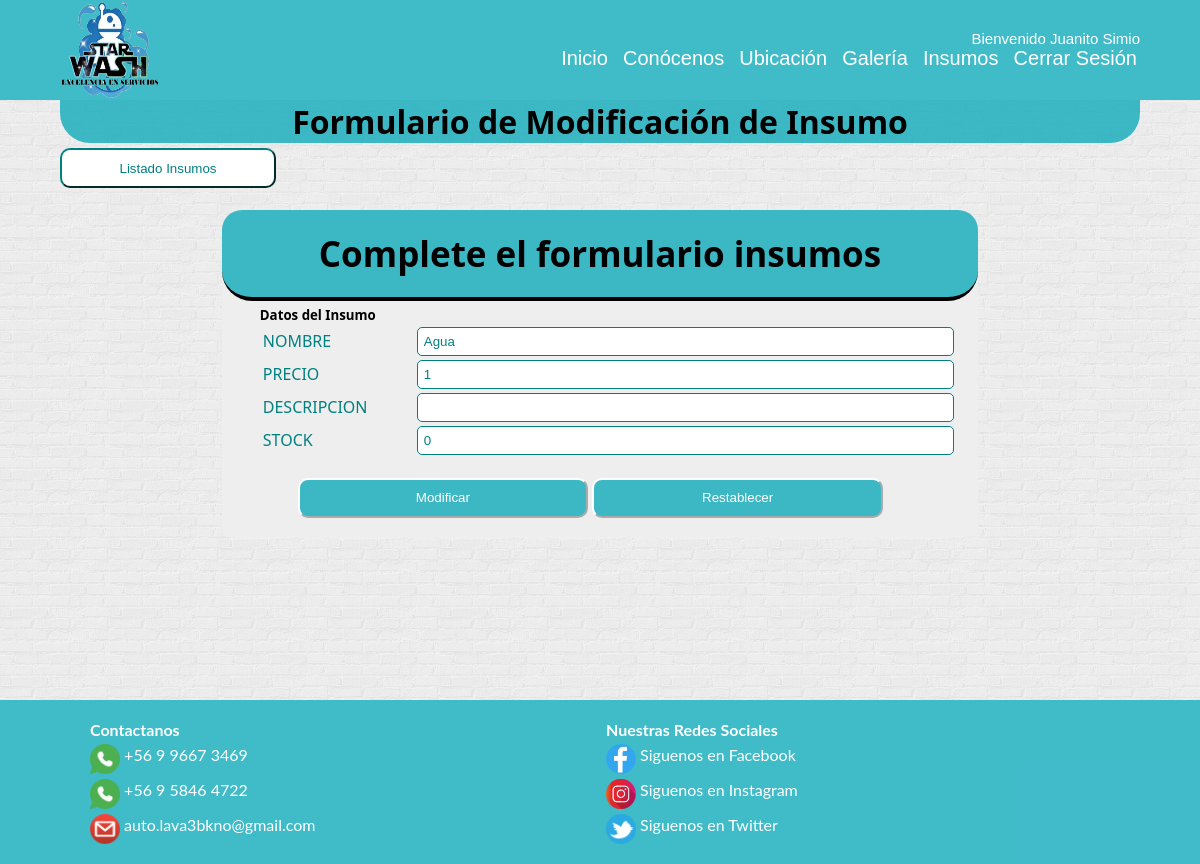
Page /buscar/Agua/ (signed in) on the earlier database version.
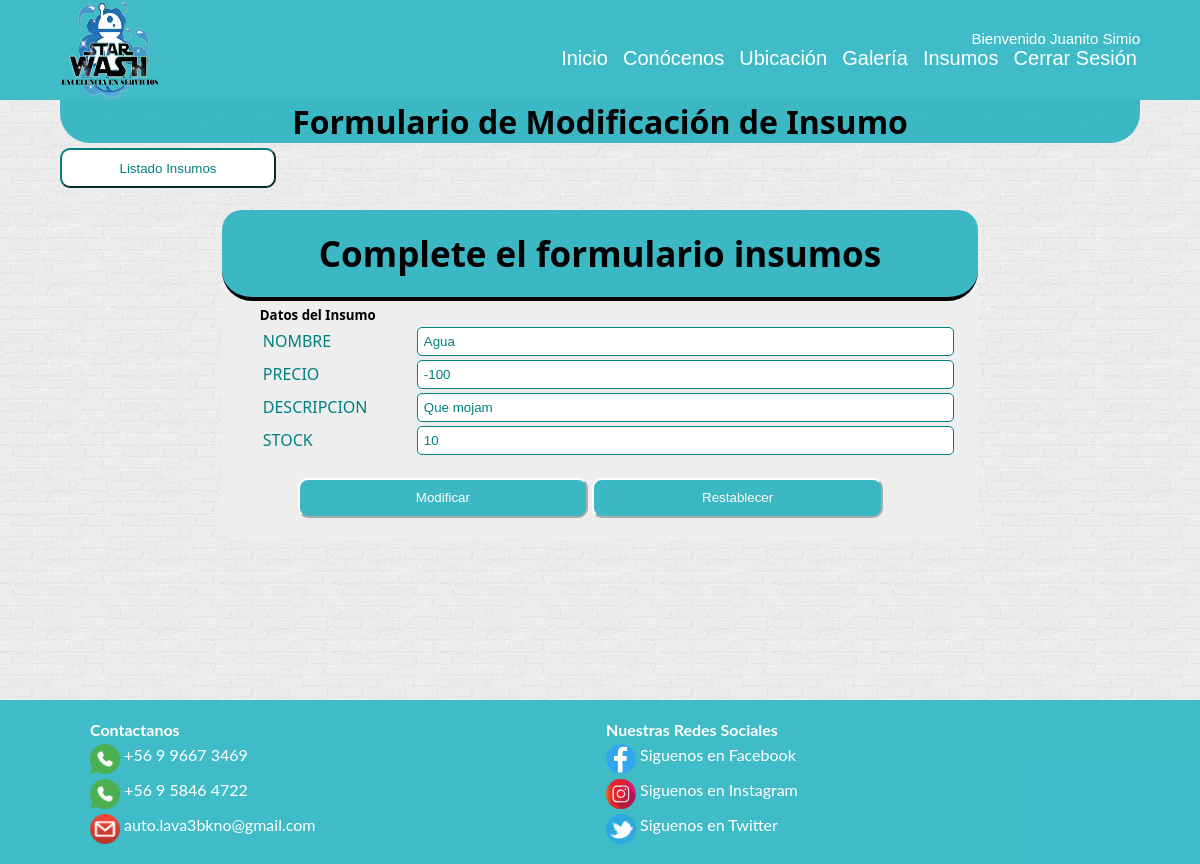
Same page on the later database version.
### StarWash/models.py (models this page shows, shortened)
class Insumo (models.Model):
    nombre = models.CharField(max_length=80, primary_key=True)
    precio = models.IntegerField()
    descripcion = models.TextField(max_length=200, null=True)
    stock = models.IntegerField()

### StarWash/views.py (the view)
# urls.py: path('buscar/<id>/', buscar, name='BUSCAR'),
@login_required(login_url='/login/') #pide que este logeado
@permission_required('StarWash.view_insumo', login_url='/login/') #pide un permiso para ver insumos
def buscar(request,id):
    try:
        insumo = Insumo.objects.get(nombre=id)
        return render(request,'web/formulario_insumo_mod.html',{'insumo':insumo})
    except :
        msg = 'No existe el Insumo'
    lista_insumos = Insumo.objects.all()
    return render(request,'web/admin_insumos.html',{'lista_insumos':lista_insumos,'mensaje':msg})

### StarWash/templates/web/formulario_insumo_mod.html (shortened to what this page needs)
{% extends "web/base.html" %} {% load static%} {% block estilos %} {% endblock estilos %} {% block contenido%}
<div id="section">
    <h1>Formulario de Modificación de Insumo</h1>
    <input class="boton-admin" type="button" value="Listado Insumos" onclick="ir()">
    <form action="{% url 'MODIFICAR' %}" method="POST" class="forma" onsubmit="return validarFormularioProductos()">
        <table>
            <h1 class="tituloFormulario">Complete el formulario insumos</h1>
            <h5>Datos del Insumo</h5>
            <div class="contenedor-formulario">
                <tr>
                    <td>
                        <p class="lbl"> NOMBRE </p>
                    </td>
                    <td class="caja">
                        <input type="text" value="{{insumo.nombre}}" id="txtNombreInsumo" name="NombreInsumo" class="field" minlength="3" maxlength="200" required readonly="readonly"></td>
                </tr>
                <tr>
                    <td>
                        <p class="lbl "> PRECIO </p>
                    </td>
                    <td class="caja "><input type="number " value="{{insumo.precio}} " id="txtPrecio " name="Precio" class="field" required placeholder="Ej: 1000"></td>
                </tr>
                <tr>
                    <td>
                        <p class="lbl "> DESCRIPCION </p>
                    </td>
                    <td class="caja "><input type="text " value="{{insumo.descripcion}} " id="txtDescripcion" name="Descripcion" class="field" minlength="3" maxlength="200"></td>
                </tr>
                <tr>
                    <td>
                        <p class="lbl "> STOCK </p>
                    </td>
                    <td class="caja "><input type="number " value="{{insumo.stock}}" id="txtStock" name="Stock" class="field"></td>
                </tr>
            </div>
        </table>
        <div class="botones ">
            <input class="boton" type="submit" value="Modificar">
            <input class="boton" type="reset" value="Restablecer">
        </div>
    </form>
</div>
{% endblock contenido %}

Differences in the rows shown:
changed Insumo "Agua": Precio "1" → "-100"; Descripcion (not shown) → "Que mojam"; Stock "0" → "10"
